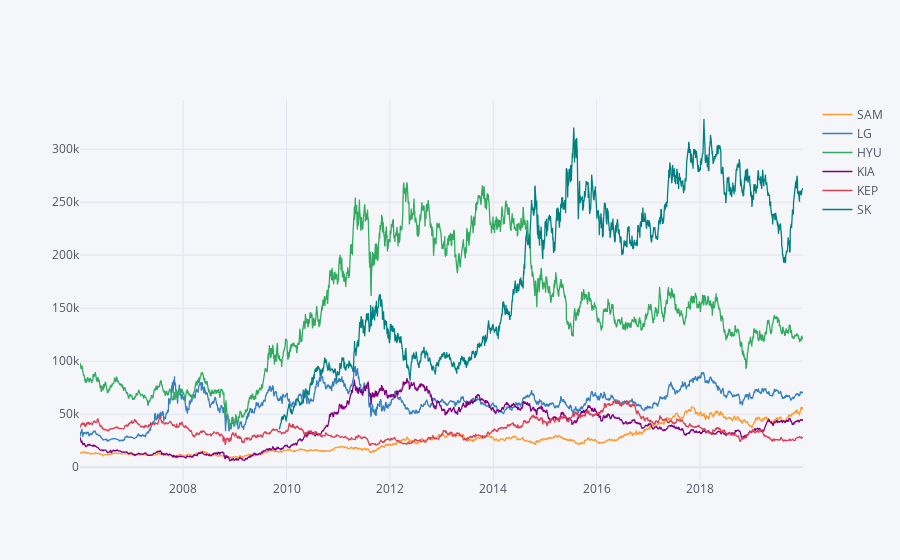

Notebook cell for this chart:
### Code cell
stocks.xs(key='Close',axis=1,level='Stock Info').iplot()

### Figure 1 — Plotly figure (JSON) as saved in the notebook; plotly's stock layout.template omitted (floating-point values rounded to 4 significant figures; data arrays with more than 128 entries replaced by an {"elided": "..."} marker saying what was removed)
{"data": [{"line": {"color": "rgba(255, 153, 51, 1.0)", "dash": "solid", "shape": "linear", "width": 1.3}, "mode": "lines", "name": "SAM", "text": "", "type": "scatter", "x": {"elided": "3460 str values"}, "y": {"elided": "3460 int values"}}, {"line": {"color": "rgba(55, 128, 191, 1.0)", "dash": "solid", "shape": "linear", "width": 1.3}, "mode": "lines", "name": "LG", "text": "", "type": "scatter", "x": {"elided": "3460 str values"}, "y": {"elided": "3460 int values"}}, {"line": {"color": "rgba(50, 171, 96, 1.0)", "dash": "solid", "shape": "linear", "width": 1.3}, "mode": "lines", "name": "HYU", "text": "", "type": "scatter", "x": {"elided": "3460 str values"}, "y": {"elided": "3460 int values"}}, {"line": {"color": "rgba(128, 0, 128, 1.0)", "dash": "solid", "shape": "linear", "width": 1.3}, "mode": "lines", "name": "KIA", "text": "", "type": "scatter", "x": {"elided": "3460 str values"}, "y": {"elided": "3460 int values"}}, {"line": {"color": "rgba(219, 64, 82, 1.0)", "dash": "solid", "shape": "linear", "width": 1.3}, "mode": "lines", "name": "KEP", "text": "", "type": "scatter", "x": {"elided": "3460 str values"}, "y": {"elided": "3460 int values"}}, {"line": {"color": "rgba(0, 128, 128, 1.0)", "dash": "solid", "shape": "linear", "width": 1.3}, "mode": "lines", "name": "SK", "text": "", "type": "scatter", "x": {"elided": "3460 str values"}, "y": {"elided": "3460 mixed values"}}], "layout": {"legend": {"bgcolor": "#F5F6F9", "font": {"color": "#4D5663"}}, "paper_bgcolor": "#F5F6F9", "plot_bgcolor": "#F5F6F9", "title": {"font": {"color": "#4D5663"}}, "xaxis": {"gridcolor": "#E1E5ED", "showgrid": true, "tickfont": {"color": "#4D5663"}, "title": {"font": {"color": "#4D5663"}, "text": ""}, "zerolinecolor": "#E1E5ED"}, "yaxis": {"gridcolor": "#E1E5ED", "showgrid": true, "tickfont": {"color": "#4D5663"}, "title": {"font": {"color": "#4D5663"}, "text": ""}, "zerolinecolor": "#E1E5ED"}}}
